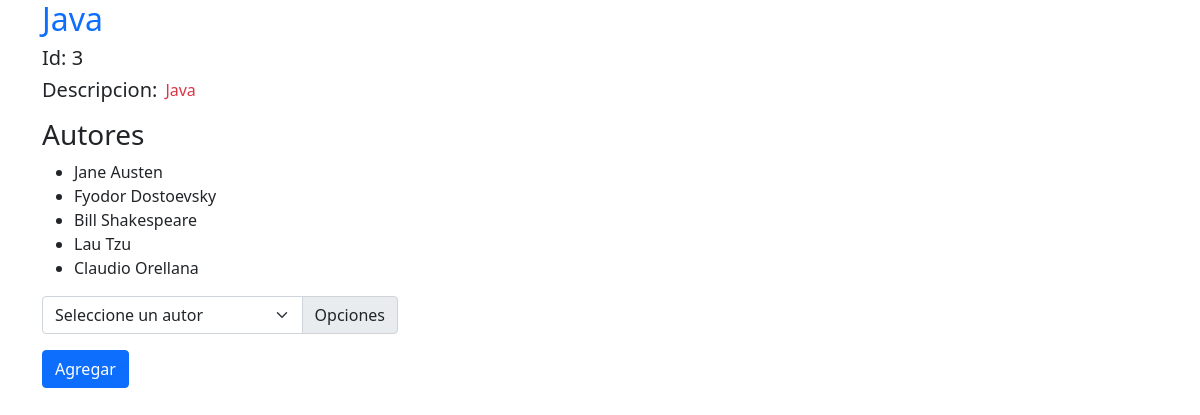
Page /books/3 on the committed database.
### book_authors_app/models.py (models this page shows, shortened)
class Book(models.Model):
    title = models.CharField(max_length=50)
    desc = models.TextField(max_length= 250)
    created_at = models.DateTimeField(auto_now_add = True)
    updated_at = models.DateTimeField(auto_now_add = True)

class Author(models.Model):
    first_name= models.CharField(max_length= 250)
    last_name= models.CharField(max_length= 250)
    books = models.ManyToManyField(Book, related_name="authors")
    notas = models.CharField(max_length= 250)
    created_at = models.DateTimeField(auto_now_add = True)
    updated_at = models.DateTimeField(auto_now_add = True)
    def __str__(self):
        return f"{self.first_name} {self.last_name}"
    def __repr__(self):
        return f"{self.first_name} {self.last_name}"

### book_authors_app/views.py (the view, shortened to what this page needs)
# urls.py: path('books/<int:dato>', views.books),
def books(request, dato):
    if request.method == 'GET':
        autoresExcluidos = Author.objects.exclude( books = Book.objects.get(id=dato))
        print(request.GET)
        context = {
            'libros': Book.objects.get(id =dato),
            'autores': Author.objects.all(),
            'no_tiene_autores' : autoresExcluidos
        }
        print(autoresExcluidos)
        return render(request, 'books.html', context)

### book_authors_app/templates/books.html (shortened to what this page needs)
<!DOCTYPE html>
<html lang="en">
<head>
    <link href="https://cdn.jsdelivr.net/npm/bootstrap@5.0.2/dist/css/bootstrap.min.css" rel="stylesheet"
>
</head>
<body>
    {% load static %}
    <div class="container">
        <div class="row d-flex justify-content-between">
            <div class="col-4 ">
                <h2 class="h2 text-primary">{{libros.title}}</h2>
                <h5>Id: {{libros.id}}</h5>
                <div class="d-flex">
                    <h5 class="me-2">Descripcion:</h5>
                    <p class = "text-danger">{{libros.desc}}</p>
            </div>
            <div class="">
            <div/>
                <h3>Autores</h3>
                <ul>
                    {% for a in libros.authors.all %}
                    <li>{{a}}</li>
                    {% endfor %}
                </ul>
            <div>
                <form action="" method="POST">
                    <div class="input-group mb-3">
                        <select class="form-select" id="inputGroupSelect02" name='autor' required>
                        <option value = "" selected =" ">Seleccione un autor</option>
                        </select>
                        <label class="input-group-text" for="inputGroupSelect02">Opciones</label>
                    </div>
                    <button type="submit" class="btn btn-primary">Agregar</button>
                </form>
        </div>
    </div>
</body>
</html>

### rows in the picture
Book: id "3", desc "Java"
Author: first_name+last_name "Jane Austen"
Author: first_name+last_name "Fyodor Dostoevsky"
Author: first_name+last_name "Bill Shakespeare"
Author: first_name+last_name "Lau Tzu"
Author: first_name+last_name "Claudio Orellana"
